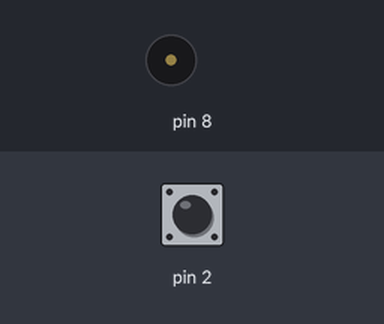
Bench run of a sketch on a simulated Arduino Uno, built with avr-gcc and run on an emulated ATmega328P. Shown: buzzer (waves = sounding). Inputs (shaded band) come from the test bench; at power-on: pin 2 HIGH.

Above: at 1.2 s.
1.3 s: pin 2 pulled LOW for 1 s
At 1.5 s:
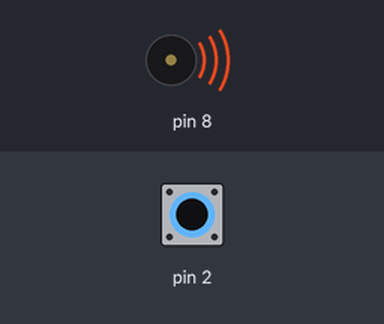
4.3 s: pin 2 pulled LOW for 3.2 s
At 8.6 s:
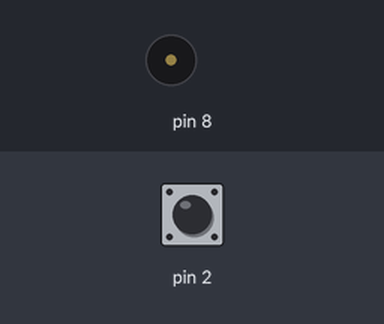
Timing chart, 0 to 10.1 s (numbered marks = the images above; inputs shaded):
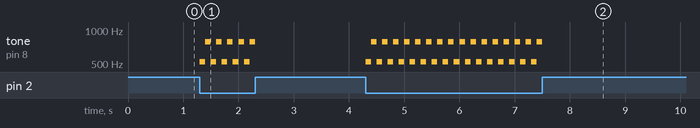

The sketch:

week10-2.ino
```cpp
//week10=2-arduino-pin2-switch
void setup() {
  pinMode(2,INPUT_PULLUP);//拉高，變成5v按下去變0v
  pinMode(8,OUTPUT);
  //pin 2變成按鈕可以HIGH高，可以LOW低

}

void loop() {
  if(digitalRead(2)==LOW){//如果 pin2有按
    tone(8,523,100);//發出do
    delay(100);
    tone(8,784,100);//發出so
    delay(100);
  }
}
```

Measured:
- after the input at 1.3 s, tone on pin 8: silent → 523 Hz at once, then repeats every 0.20 s: 784 Hz 0.10 s, 523 Hz 0.10 s, until it stays silent from 2.3 s
- after the input at 4.3 s, tone on pin 8: silent → 523 Hz at once, then repeats every 0.20 s: 784 Hz 0.10 s, 523 Hz 0.10 s, until it stays silent from 7.5 s
